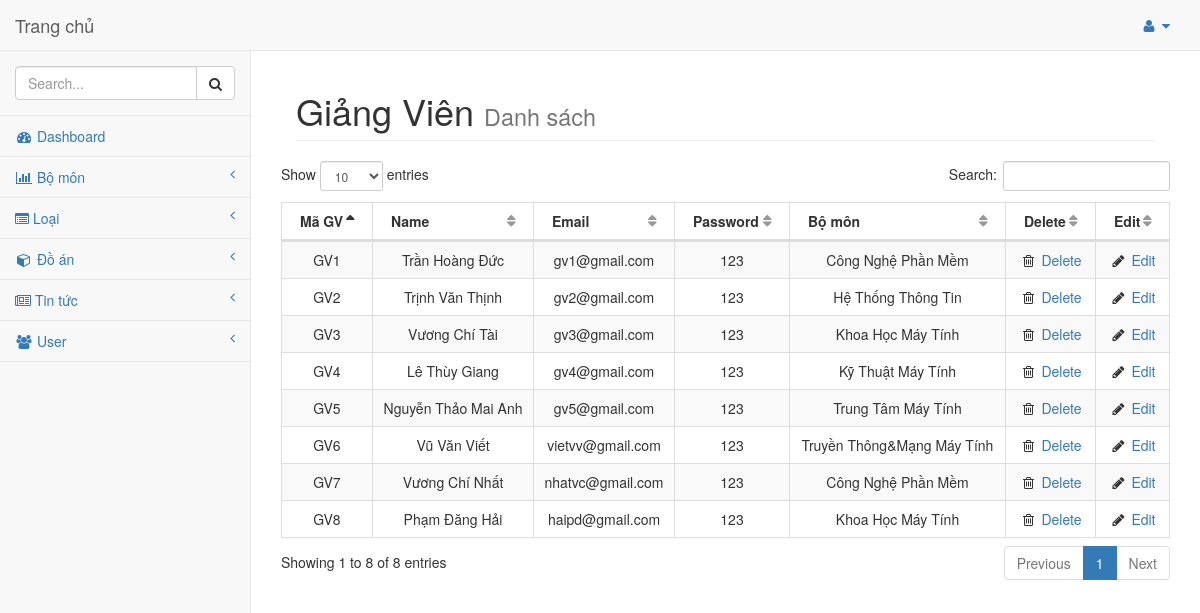
The page /admin/admin.php?p=listgv on the database its author committed.
### tables this page shows
CREATE TABLE `giangvien` (
  `magv` varchar(30) NOT NULL,
  `name` varchar(255) NOT NULL,
  `email` varchar(255) NOT NULL,
  `password` varchar(255) NOT NULL,
  `idBM` int(30) DEFAULT NULL
);

CREATE TABLE `bomon` (
  `idBM` int(30) NOT NULL,
  `TenBM` varchar(255) NOT NULL,
  `TenBMKD` varchar(255) NOT NULL
);

### model/database.class.php (called while the page is built, shortened)
<?php
	class database{
		private $__hostname = "localhost";
		private $__userhost = "root";
		private $__passhost = "";
		private $__dbname = "quanlydoan3";
		private $__conn = NULL;
		private $__result = NULL;
		public function connect(){
			$this-> __conn = mysqli_connect($this -> __hostname, $this -> __userhost, $this -> __passhost, $this -> __dbname)
			or die ('Loi ket noi');
			mysqli_query($this -> __conn, "SET NAMES 'utf8'");
		}
		public function query($sql){
			$this-> __result = mysqli_query($this-> __conn, $sql) or die ('loi query');
		}
		public function fetch(){
			$data = mysqli_fetch_assoc($this-> __result);
			return $data;
		}
		public function fetchAll(){
			$data = array();
			while($row = $this-> fetch()){
				$data[] = $row;
			}
			return $data;
		}
	}
?>

### model/class.giangvien.php (called while the page is built, shortened)
<?php
class giangvien extends database {
    public function layfullGV(){
        $sql = "SELECT gv.*, bm.* FROM giangvien gv, bomon bm WHERE gv.idBM = bm.idBM ORDER BY magv DESC";
        $this-> query($sql);
        return $this-> fetchALL();
    }
}
?>

### admin/giangvien/danhsach.php (the view, shortened to what this page needs)
<?php
include('../model/database.class.php');
include('../model/class.giangvien.php');
$giangvien = new giangvien();
$dsgiangvien = $giangvien->layfullGV();
?>
<div id="page-wrapper">
    <div class="container-fluid">
        <div class="row">
            <div class="col-lg-12">
                <h1 class="page-header">Giảng Viên
                    <small>Danh sách</small>
                </h1>
            </div>
            <table class="table table-striped table-bordered table-hover" id="dataTables-example">
                <thead>
                    <tr align="center">
                        <th>Mã GV</th>
                        <th>Name</th>
                        <th>Email</th>
                        <th>Password</th>
                        <th>Bộ môn</th>
                        <th>Delete</th>
                        <th>Edit</th>
                    </tr>
                </thead>
                <tbody>
                    <?php
                        foreach ($dsgiangvien as $ds) {
                        ?>
                            <tr class="odd gradeX" align="center">
                                <td><?=$ds['magv']?></td>
                                <td><?=$ds['name']?></td>
                                <td><?=$ds['email']?></td>
                                <td><?=$ds['password']?></td>
                                <td><?=$ds['TenBM']?></td>
                                <td class="center"><i class="fa fa-trash-o  fa-fw"></i><a onclick="return confirm('Bạn có chắc là muốn xóa không?')" href="admin.php?p=xoagv&ma_gv=<?=$ds['magv']?>"> Delete</a></td>
                                <td class="center"><i class="fa fa-pencil fa-fw"></i> <a href="admin.php?p=suagv&ma_gv=<?=$ds['magv']?>">Edit</a></td>
                            </tr>
                        <?php
                        }
                    ?>
                </tbody>
            </table>
        </div>
    </div>
</div>

### public/admin/sb-admin-2.css (style rules this page uses)
body { background-color: #f8f8f8; }
#page-wrapper { padding: 0 15px; min-height: 568px; background-color: #fff; }
@media (min-width:768px) { #page-wrapper { position: inherit; margin: 0 0 0 250px; padding: 0 30px; border-left: 1px solid #e7e7e7; } }
table.dataTable thead .sorting, table.dataTable thead .sorting_asc, table.dataTable thead .sorting_desc, table.dataTable thead .sorting_asc_disabled, table.dataTable thead .sorting_desc_disabled { background: 0 0; }
table.dataTable thead .sorting_asc:after { content: "\f0de"; float: right; font-family: fontawesome; }
table.dataTable thead .sorting:after { content: "\f0dc"; float: right; font-family: fontawesome; color: rgba(50,50,50,.5); }

### rows shown on the page
giangvien: magv "GV8", name "Phạm Đăng Hải", email "haipd@gmail.com", password "123", bomon.TenBM "Khoa Học Máy Tính"
giangvien: magv "GV7", name "Vương Chí Nhất", email "nhatvc@gmail.com", password "123", bomon.TenBM "Công Nghệ Phần Mềm"
giangvien: magv "GV6", name "Vũ Văn Viết", email "vietvv@gmail.com", password "123", bomon.TenBM "Truyền Thông&Mạng Máy Tính"
giangvien: magv "GV5", name "Nguyễn Thảo Mai Anh", email "gv5@gmail.com", password "123", bomon.TenBM "Trung Tâm Máy Tính"
giangvien: magv "GV4", name "Lê Thùy Giang", email "gv4@gmail.com", password "123", bomon.TenBM "Kỹ Thuật Máy Tính"
giangvien: magv "GV3", name "Vương Chí Tài", email "gv3@gmail.com", password "123", bomon.TenBM "Khoa Học Máy Tính"
giangvien: magv "GV2", name "Trịnh Văn Thịnh", email "gv2@gmail.com", password "123", bomon.TenBM "Hệ Thống Thông Tin"
giangvien: magv "GV1", name "Trần Hoàng Đức", email "gv1@gmail.com", password "123", bomon.TenBM "Công Nghệ Phần Mềm"
